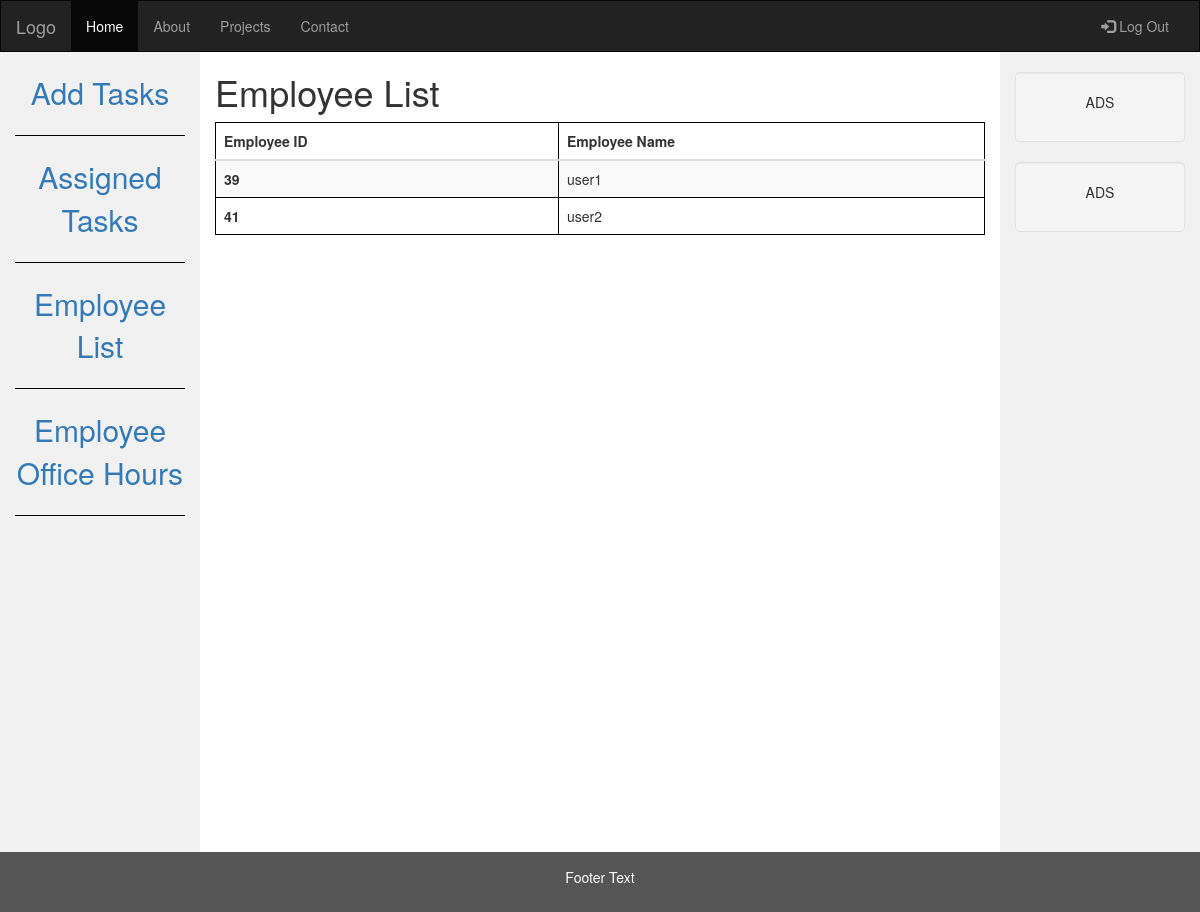
The app's page /admin/employeelist.php (signed in) with its own data.
### tables this page shows
CREATE TABLE `users` (
  `id` int(11) NOT NULL,
  `name` varchar(255) NOT NULL,
  `email` varchar(255) NOT NULL,
  `password` varchar(100) NOT NULL
);

### admin/employeelist.php (the view, shortened to what this page needs)
<?php
include "admindbconnection.php";
?>
<!DOCTYPE html>
<html lang="en">
<head>
  <link rel="stylesheet" href="https://maxcdn.bootstrapcdn.com/bootstrap/3.4.1/css/bootstrap.min.css">
  <link rel="stylesheet" type="text/css" href="admincss.css"></link>
</head>
<body>
<?php include 'navbar.php'; ?>
<div class="container-fluid text-center">
  <div class="row content">
  <?php include 'sidenav.php'; ?>
    <div class="col-sm-8 text-left">
      <h1>Employee List</h1>
      <?php
        $sql = "SELECT id, name FROM users";
        $result = $con->query($sql);
        if ($result->num_rows > 0){
          echo '<table class="table table-striped">';
          echo '<thead>';
          echo '<tr>';
          echo '<th scope="col">Employee ID</th>';
          echo '<th scope="col">Employee Name</th>';
          echo '</tr>';
          echo '</thead>';
          echo '<tbody>';
          while($row = $result->fetch_assoc()) {
            echo '<tr>';
            echo '<th scope="row">'.$row["id"].'</th>';
            echo '<td>'.$row["name"].'</td>';
            echo '</tr>';
          }
          echo '</tbody>';
          echo '</table>';
        } else {
          echo "0 employees";
        }
        ?>
    </div>
    <div class="col-sm-2 sidenav">
      <div class="well">
        <p>ADS</p>
      </div>
      <div class="well">
        <p>ADS</p>
      </div>
    </div>
  </div>
</div>
<footer class="container-fluid text-center">
  <p>Footer Text</p>
</footer>
</body>
</html>

### admin/admincss.css (style rules this page uses)
.row.content { height: 800px }
.sidenav { padding-top: 20px; background-color: #f1f1f1; height: 100%; }
footer { background-color: #555; color: white; padding: 15px; }
table, th, td { border: 1px solid black; }

### records on screen
users: id "39", name "user1"
users: id "41", name "user2"
